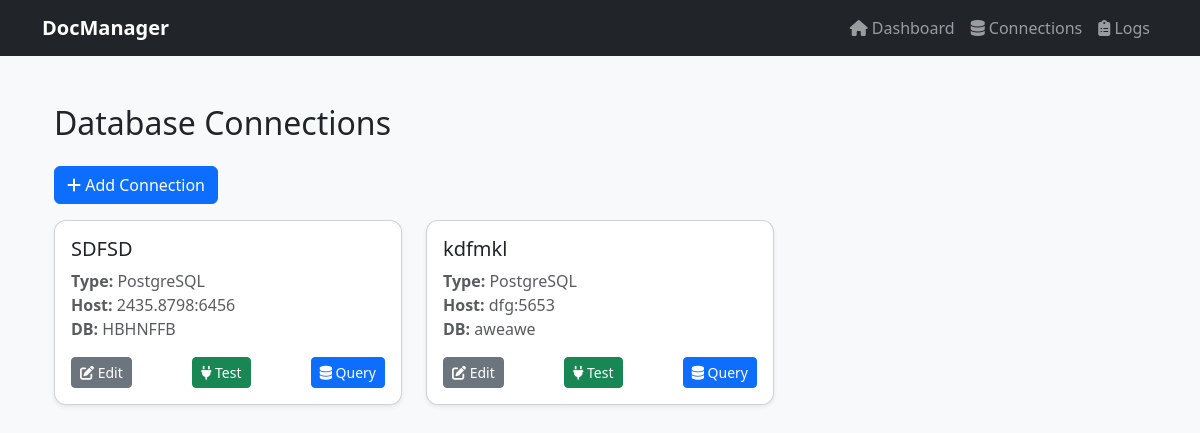
/db-manager/connections/, run on the app's committed database.
### db_manager/models.py (models this page shows, shortened)
class DatabaseConnection(models.Model):
    DB_TYPES = [
        ('mysql', 'MySQL'),
        ('postgresql', 'PostgreSQL'),
        ('oracle', 'Oracle'),
        ('sqlite', 'SQLite'),
    ]
    name = models.CharField(max_length=100, unique=True)
    db_type = models.CharField(max_length=20, choices=DB_TYPES)
    host = models.CharField(max_length=255)
    port = models.IntegerField()
    database_name = models.CharField(max_length=100)
    username = models.CharField(max_length=100)
    password = models.CharField(max_length=255)  # Consider encryption in production
    is_active = models.BooleanField(default=True)
    created_at = models.DateTimeField(auto_now_add=True)
    updated_at = models.DateTimeField(auto_now=True)
    class Meta:
        verbose_name = "Database Connection"
        verbose_name_plural = "Database Connections"

### db_manager/views.py (the view)
# urls.py: path('connections/', views.connection_list, name='connection_list'),
def connection_list(request):
    connections = DatabaseConnection.objects.all().order_by('-created_at')
    context = {
        'connections': connections,
    }
    return render(request, 'db_manager/connection_list.html', context)

### db_manager/templates/db_manager/connection_list.html
{% extends "base2.html" %}
{% load static %}
{% block content %}
<div class="container py-4">
    <h2 class="mb-4">Database Connections</h2>
    <div class="mb-3">
        <a href="{% url 'db_manager:add_connection' %}" class="btn btn-primary">
            <i class="fas fa-plus"></i> Add Connection
        </a>
    </div>
    {% if connections %}
        <div class="row">
            {% for connection in connections %}
                <div class="col-md-4">
                    <div class="card shadow-sm mb-4">
                        <div class="card-body">
                            <h5 class="card-title">{{ connection.name }}</h5>
                            <p class="card-text text-muted">
                                <strong>Type:</strong> {{ connection.get_db_type_display }}<br>
                                <strong>Host:</strong> {{ connection.host }}:{{ connection.port }}<br>
                                <strong>DB:</strong> {{ connection.database_name }}
                            </p>
                            <div class="d-flex justify-content-between">
                                <a href="{% url 'db_manager:edit_connection' connection.id %}" class="btn btn-sm btn-secondary">
                                    <i class="fas fa-edit"></i> Edit
                                </a>
                                <a href="{% url 'db_manager:test_connection' connection.id %}" class="btn btn-sm btn-success">
                                    <i class="fas fa-plug"></i> Test
                                </a>
                                <a href="{% url 'db_manager:query_interface' connection.id %}" class="btn btn-sm btn-primary">
                                    <i class="fas fa-database"></i> Query
                                </a>
                            </div>
                        </div>
                    </div>
                </div>
            {% endfor %}
        </div>
    {% else %}
        <div class="alert alert-info">No connections added yet. Click "Add Connection" above to create one.</div>
    {% endif %}
</div>
{% endblock %}

### db_manager/templates/base2.html (style rules this page uses)
body { background-color: #f8f9fa; }
.card { border-radius: 0.75rem; }

### data on the page
DatabaseConnection: name "SDFSD", db_type "PostgreSQL", host "2435.8798", port "6456", database_name "HBHNFFB"
DatabaseConnection: name "kdfmkl", db_type "PostgreSQL", host "dfg", port "5653", database_name "aweawe"
